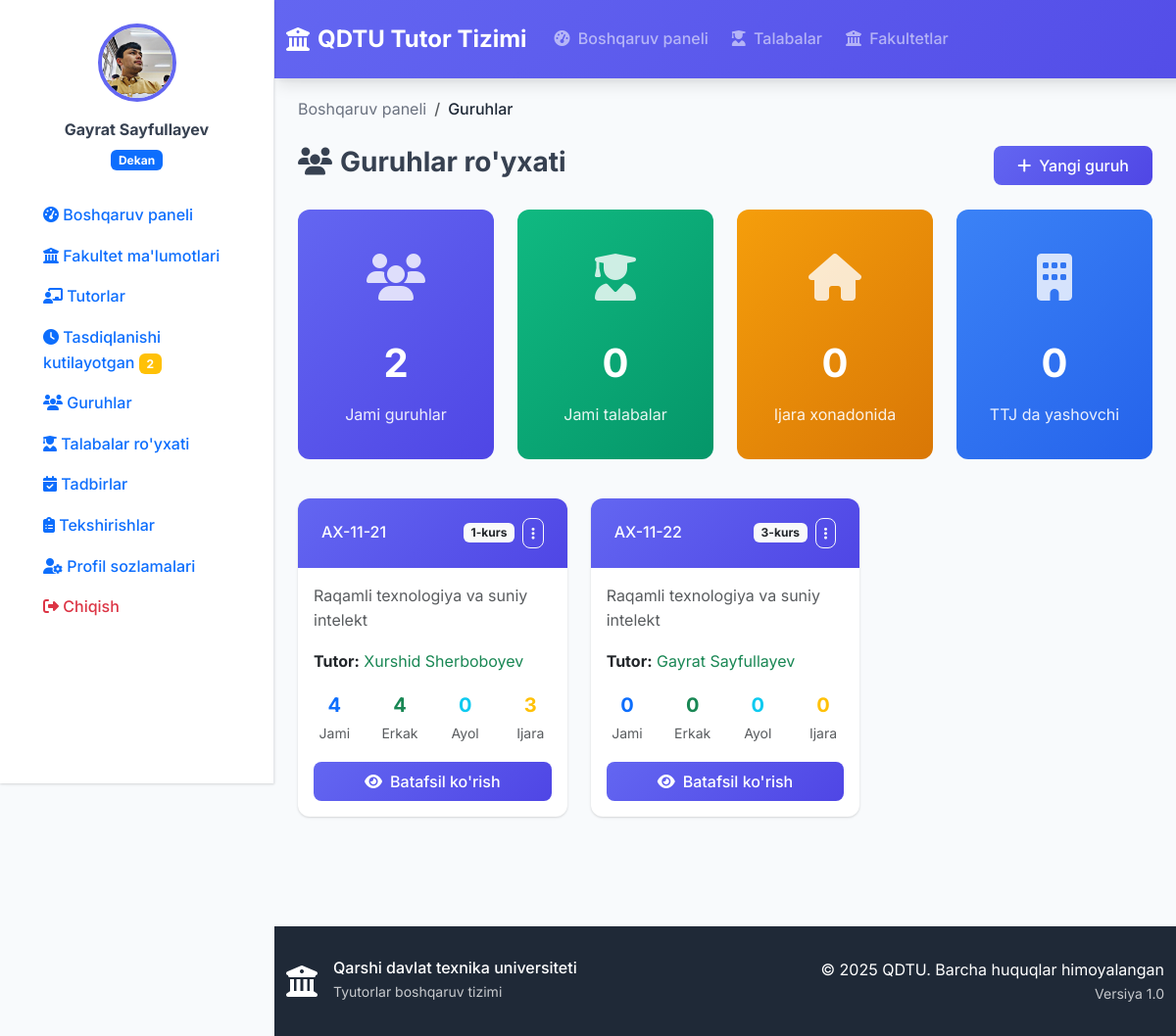
The app's page /faculty/groups/ (signed in) with its own data.
### accounts/models.py (models this page shows, shortened)
class User(AbstractUser):
    USER_TYPE_CHOICES = (
        ('rector', 'Rektor'),
        ('dean', 'Dekan'),
        ('tutor', 'Tutor'),
    )
    user_type = models.CharField(
        max_length=10,
        choices=USER_TYPE_CHOICES,
        verbose_name="Foydalanuvchi turi"
    )
    faculty = models.ForeignKey(
        'faculty.Faculty',
        on_delete=models.SET_NULL,
        null=True,
        blank=True,
        verbose_name="Fakultet"
    )
    profile_picture = models.ImageField(
        upload_to='profile_pics/',
        null=True,
        blank=True,
        verbose_name="Profil rasmi"
    )
    phone_number = models.CharField(
        max_length=20,
        blank=True,
        verbose_name="Telefon raqami"
    )
    class Meta:
        verbose_name = "Foydalanuvchi"
        verbose_name_plural = "Foydalanuvchilar"
    def is_rector(self):
        return self.user_type == 'rector'
    def is_dean(self):
        return self.user_type == 'dean'
    def is_tutor(self):
        return self.user_type == 'tutor'
    def get_full_name(self):
        return f"{self.first_name} {self.last_name}".strip() or self.username

### faculty/models.py (models this page shows, shortened)
class Group(models.Model):
    name = models.CharField(max_length=50, verbose_name="Nomi")
    faculty = models.ForeignKey(
        Faculty,
        on_delete=models.CASCADE,
        related_name='groups',
        verbose_name="Fakultet"
    )
    tutor = models.ForeignKey(
        'accounts.User',
        on_delete=models.SET_NULL,
        null=True,
        blank=True,
        related_name='assigned_groups',
        verbose_name="Tutor"
    )
    course = models.IntegerField(default=1, verbose_name="Kurs")
    created_at = models.DateTimeField(auto_now_add=True, verbose_name="Yaratilgan sana")
    class Meta:
        verbose_name = "Guruh"
        verbose_name_plural = "Guruhlar"
        unique_together = ['name', 'faculty']
    @property
    def students_count(self):
        return self.students.count()
    @property
    def male_students_count(self):
        return self.students.filter(gender='male').count()
    @property
    def female_students_count(self):
        return self.students.filter(gender='female').count()
    @property
    def renting_students_count(self):
        return self.students.filter(is_renting=True).count()

class Faculty(models.Model):
    name = models.CharField(max_length=100, verbose_name="Nomi")
    description = models.TextField(blank=True, verbose_name="Tavsif")
    dean = models.ForeignKey(
        'accounts.User',
        on_delete=models.SET_NULL,
        null=True,
        blank=True,
        related_name='dean_of',
        verbose_name="Dekan"
    )
    created_at = models.DateTimeField(auto_now_add=True, verbose_name="Yaratilgan sana")
    class Meta:
        verbose_name = "Fakultet"
        verbose_name_plural = "Fakultetlar"
    def __str__(self):
        return self.name
    @property
    def students_count(self):
        return sum(group.students.count() for group in self.groups.all())

### faculty/views.py (the view)
# urls.py: path('groups/', views.group_list, name='group_list'),
@login_required
def group_list(request):
    user = request.user
    if user.is_rector():
        groups = Group.objects.all()
    elif user.is_dean():
        if not user.faculty:
            print(f"Xatolik: {user} uchun faculty topilmadi")
            groups = Group.objects.none()
        else:
            groups = Group.objects.filter(faculty=user.faculty)
            print(f"Faculty: {user.faculty}, Guruhlar soni: {groups.count()}")
    elif user.is_tutor():
        groups = Group.objects.filter(tutor=user)
    else:
        groups = Group.objects.none()
    search_query = request.GET.get('search')
    if search_query:
        groups = groups.filter(
            Q(name__icontains=search_query) |
            Q(faculty__name__icontains=search_query)
        )
    paginator = Paginator(groups, 10)
    page_number = request.GET.get('page')
    page_obj = paginator.get_page(page_number)
    context = {
        'page_obj': page_obj,
        'search_query': search_query,
    }
    return render(request, 'faculty/group_list.html', context)

### templates/faculty/group_list.html (shortened to what this page needs)
{% extends 'base.html' %}
{% block content %}
<div class="container-fluid">
    <div class="row mb-4">
        <div class="col">
            <nav aria-label="breadcrumb">
                <ol class="breadcrumb">
                    <li class="breadcrumb-item"><a href="{% url 'dashboard' %}">Boshqaruv paneli</a></li>
                    <li class="breadcrumb-item active">Guruhlar</li>
                </ol>
            </nav>
            <div class="d-flex justify-content-between align-items-center">
                <h1 class="h3 fw-bold"><i class="fas fa-users me-2"></i>Guruhlar ro'yxati</h1>
                {% if user.is_dean %}
                    <a href="{% url 'group_create' %}" class="btn btn-primary">
                        <i class="fas fa-plus me-2"></i>Yangi guruh
                    </a>
                {% endif %}
            </div>
        </div>
    </div>
    <div class="row mb-4">
        <div class="col-lg-3 col-md-6 mb-3">
            <div class="stats-card">
                <div class="icon">
                    <i class="fas fa-users"></i>
                </div>
                <div class="number">{{ page_obj.paginator.count }}</div>
                <div class="label">Jami guruhlar</div>
            </div>
        </div>
        <div class="col-lg-3 col-md-6 mb-3">
            <div class="stats-card success">
                <div class="icon">
                    <i class="fas fa-user-graduate"></i>
                </div>
                <div class="number">
                    {% with total=0 %}
                        {{ total }}
                    {% endwith %}
                </div>
                <div class="label">Jami talabalar</div>
            </div>
        </div>
        <div class="col-lg-3 col-md-6 mb-3">
            <div class="stats-card warning">
                <div class="icon">
                    <i class="fas fa-home"></i>
                </div>
                <div class="number">
                    {% with renting=0 %}
                        {{ renting }}
                    {% endwith %}
                </div>
                <div class="label">Ijara xonadonida</div>
            </div>
        </div>
        <div class="col-lg-3 col-md-6 mb-3">
            <div class="stats-card info">
                <div class="icon">
                    <i class="fas fa-building"></i>
                </div>
                <div class="number">
                    {% with dormitory=0 %}
                        {{ dormitory }}
                    {% endwith %}
                </div>
                <div class="label">TTJ da yashovchi</div>
            </div>
        </div>
    </div>
    <div class="row">
        {% for group in page_obj %}
            <div class="col-lg-6 col-xl-4 mb-4">
                <div class="card h-100">
                    <div class="card-header text-white d-flex justify-content-between align-items-center">
                        <h6 class="mb-0">{{ group.name }}</h6>
                        <div class="d-flex align-items-center">
                            <span class="badge bg-light text-dark me-2">{{ group.course }}-kurs</span>
                            {% if user.is_dean %}
                                <div class="dropdown">
                                    <button class="btn btn-sm btn-outline-light" type="button" data-bs-toggle="dropdown">
                                        <i class="fas fa-ellipsis-v"></i>
                                    </button>
                                </div>
                            {% endif %}
                        </div>
                    </div>
                    <div class="card-body">
                        <p class="text-muted mb-3">{{ group.faculty.name }}</p>
                        {% if group.tutor %}
                            <div class="mb-3">
                                <strong>Tutor:</strong>
                                <span class="text-success">{{ group.tutor.get_full_name }}</span>
                            </div>
                        {% else %}
                            <div class="mb-3">
                                <strong>Tutor:</strong>
                                <span class="text-muted">Tayinlanmagan</span>
                            </div>
                        {% endif %}
                        <div class="row text-center mb-3">
                            <div class="col-3">
                                <div class="fw-bold text-primary fs-5">{{ group.students_count }}</div>
                                <small class="text-muted">Jami</small>
                            </div>
                            <div class="col-3">
                                <div class="fw-bold text-success fs-5">{{ group.male_students_count }}</div>
                                <small class="text-muted">Erkak</small>
                            </div>
                            <div class="col-3">
                                <div class="fw-bold text-info fs-5">{{ group.female_students_count }}</div>
                                <small class="text-muted">Ayol</small>
                            </div>
                            <div class="col-3">
                                <div class="fw-bold text-warning fs-5">{{ group.renting_students_count }}</div>
                                <small class="text-muted">Ijara</small>
                            </div>
                        </div>
                        <div class="d-grid">
                            <a href="{% url 'group_detail' group.id %}" class="btn btn-primary">
                                <i class="fas fa-eye me-2"></i>Batafsil ko'rish
                            </a>
                        </div>
                    </div>
                </div>
            </div>
        {% endfor %}
    </div>
</div>
{% endblock %}

### templates/sidebar.html (shortened to what this page needs)
{% load static %}
<div class="sidebar" id="sidebar">
    <div class="sidebar-content">
        <div class="user-info text-center mb-4">
            {% if user.profile_picture %}
                <img src="{{ user.profile_picture.url }}" class="profile-image mb-3">
            {% else %}
                <div class="profile-initials mb-3">
                    {{ user.first_name|first|upper }}{{ user.last_name|first|upper }}
                </div>
            {% endif %}
            <div class="user-details">
                <div class="mb-1 fw-bold">{{ user.get_full_name }}</div>
                <div class="badge bg-primary">
                    {% if user.is_rector %}
                        Prorektor
                    {% elif user.is_dean %}
                        Dekan
                    {% elif user.is_tutor %}
                        Tutor
                    {% endif %}
                </div>
            </div>
        </div>
        <nav class="sidebar-nav">
            <ul class="nav flex-column">
                <li class="nav-item">
                    <a class="nav-link " href="{% url 'dashboard' %}">
                        <i class="fas fa-tachometer-alt"></i>
                        <span>Boshqaruv paneli</span>
                    </a>
                </li>
                {% if user.is_dean %}
                    <li class="nav-item">
                        <a class="nav-link {% if request.resolver_match.url_name == 'faculty_info' %}active{% endif %}" href="#" onclick="showFacultyInfo()">
                            <i class="fas fa-university"></i>
                            <span>Fakultet ma'lumotlari</span>
                        </a>
                    </li>
                    <li class="nav-item">
                        <a class="nav-link {% if request.resolver_match.url_name == 'tutor_list' %}active{% endif %}" href="{% url 'tutor_list' %}">
                            <i class="fas fa-chalkboard-teacher"></i>
                            <span>Tutorlar</span>
                        </a>
                    </li>
                    <li class="nav-item">
                        <a class="nav-link {% if request.resolver_match.url_name == 'pending_inspections' %}active{% endif %}" href="{% url 'pending_inspections' %}">
                            <i class="fas fa-clock"></i>
                            <span>Tasdiqlanishi kutilayotgan</span>
                            {% with pending_count=user.faculty.groups.all|length %}
                                {% if pending_count > 0 %}
                                    <span class="badge bg-warning ms-auto">{{ pending_count }}</span>
                                {% endif %}
                            {% endwith %}
                        </a>
                    </li>
                    <li class="nav-item">
                        <a class="nav-link {% if request.resolver_match.url_name == 'group_list' %}active{% endif %}" href="{% url 'group_list' %}">
                            <i class="fas fa-users"></i>
                            <span>Guruhlar</span>
                        </a>
                    </li>
                    <li class="nav-item">
                        <a class="nav-link {% if request.resolver_match.url_name == 'student_list' %}active{% endif %}" href="{% url 'student_list' %}">
                            <i class="fas fa-user-graduate"></i>
                            <span>Talabalar ro'yxati</span>
                        </a>
                    </li>
                    <li class="nav-item">
                        <a class="nav-link" href="{% url 'dean_events' %}">
                            <i class="fas fa-calendar-check"></i>
                            <span>Tadbirlar</span>
                        </a>
                    </li>
                {% endif %}
                <li class="nav-item">
                    <a class="nav-link {% if request.resolver_match.url_name == 'inspection_list' %}active{% endif %}" href="{% url 'inspection_list' %}">
                        <i class="fas fa-clipboard-list"></i>
                        <span>Tekshirishlar</span>
                    </a>
                </li>
                <li class="nav-item mt-auto">
                    <a class="nav-link {% if request.resolver_match.url_name == 'profile' %}active{% endif %}" href="{% url 'profile' %}">
                        <i class="fas fa-user-cog"></i>
                        <span>Profil sozlamalari</span>
                    </a>
                </li>
                <li class="nav-item">
                    <a class="nav-link text-danger" href="{% url 'logout' %}">
                        <i class="fas fa-sign-out-alt"></i>
                        <span>Chiqish</span>
                    </a>
                </li>
            </ul>
        </nav>
    </div>
</div>

### records on screen
User: profile_picture (picture), get_full_name "Gayrat Sayfullayev"
Group: name "AX-11-21", course "1", faculty.name "Raqamli texnologiya va suniy intelekt", tutor.get_full_name "Xurshid Sherboboyev", students_count "4", male_students_count "4", female_students_count "0", renting_students_count "3"
Group: name "AX-11-22", course "3", faculty.name "Raqamli texnologiya va suniy intelekt", tutor.get_full_name "Gayrat Sayfullayev", students_count "0", male_students_count "0", female_students_count "0", renting_students_count "0"

### other values on screen
{{ pending_count }} "2"
{{ page_obj.paginator.count }} "2"
{{ total }} "0"
{{ renting }} "0"
{{ dormitory }} "0"
